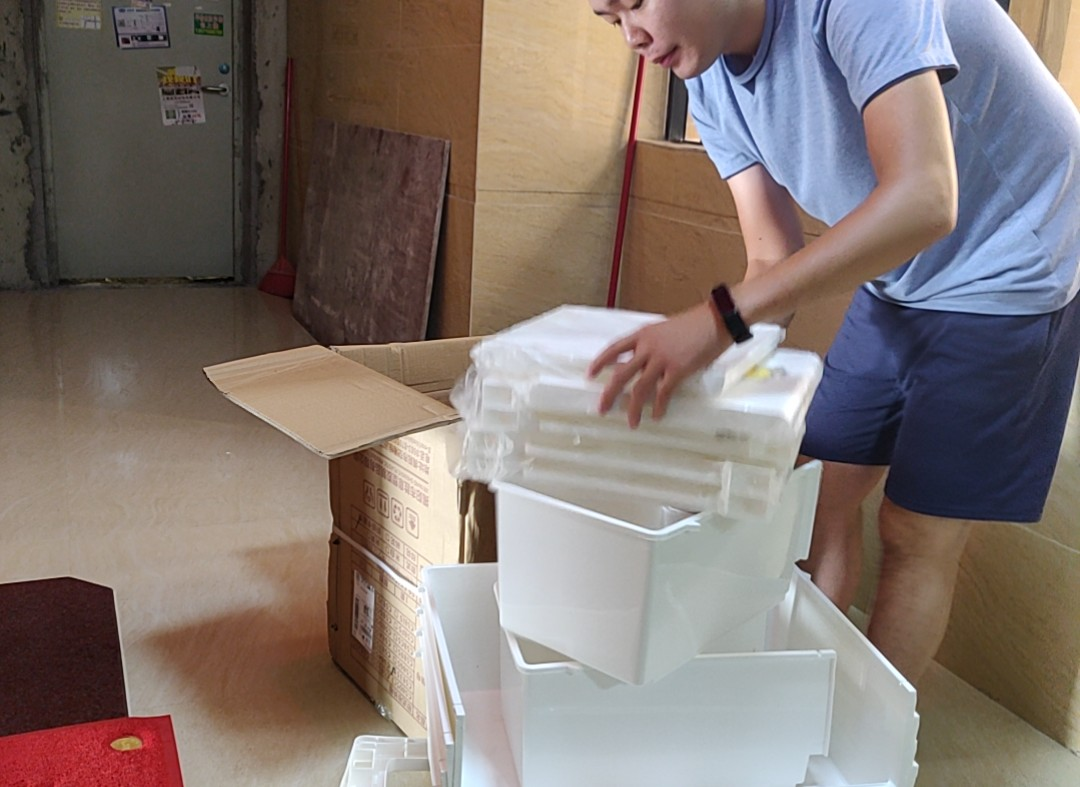
#> input picture Camera/mmexport1598752231304.jpg, 1080 x 787 px; its folder holds 4 pictures in this run
$ python time_lapse.py
#> lines starting #> are read from the running program, lines starting #| are printed output that depends on the picture; after the words box and inside, x2 and y2 are one past the last pixel; in counts of white or black regions, pixels touching at a corner belong together
# @author: 公众账号：小鹏同学
import time
import os
import cv2


def sort_file_by_time(file_path):
    # 文件排序
    #./Camera/mmexport1598752339323.jpg
    files = os.listdir(file_path)
    if not files:
        return
    else:
        files = sorted(files, key=lambda x: os.path.getmtime(
            os.path.join(file_path, x)))  # 格式解释:对files进行排序.x是files的元素,:后面的是排序的依据.   x只是文件名,所以要带上join.
        return files


def jpg_avi():
    # 图片转换为视频
    # 保存视频的FPS，可以适当调整
    fps = 24

    # 可以用(*'DVIX')或(*'X264'),如果都不行先装ffmepg: sudo apt-get install ffmepg
    fourcc = cv2.VideoWriter_fourcc(*'MJPG')

    # myVideoName.avi是要生成的视频名称
    saveVideoName = 'myVideoName.mp4'

    # (256,341)是图片尺寸，与图片尺寸不符合会报错
    frameSize = (1080, 787)

    # videoWriter = cv2.VideoWriter(saveVideoName='myvideoname.avi',
    # fourcc=cv2.VideoWriter_fourcc(*'MJPG'), fps=1, frameSize=(256,341)))
    videoWriter = cv2.VideoWriter(saveVideoName, fourcc, fps, frameSize)

    my_sort_files = sort_file_by_time("./add_text/")
    for i in range(len(my_sort_files)):
        img = cv2.imread("./add_text/%s" % str(my_sort_files[i]), -1)
        print('生成视频帧： ' + str(my_sort_files[i]))
        videoWriter.write(img)
    # [4 lines of commented-out code are left out]
    videoWriter.release()


def add_text():
    # 给图片的左下角添加时间文字
    my_sort_files = sort_file_by_time("./Camera/")
    for i in range(len(my_sort_files)):

        my_old_name = './Camera/' + str(my_sort_files[i])
        print('add text : ' + my_old_name)
        # my_new_name = './sun/' + str(i + 1) + ".jpg"
        # os.rename(my_old_name, my_new_name)
        # 加载背景图片

        # 显示图片
        # cv2.imshow("add_text", bk_img)
        # cv2.waitKey()
        # 保存图片
        # cv2.imwrite("./add_text/" + my_old_name[13:24] + '' + my_old_name[24:26] + '' + my_old_name[26:], bk_img)
        # 如果是时间戳./Camera/mmexport1598752339323.jpg
        timestamp = my_old_name[17:-7] # 1598752187266转int时太大，需要截掉末尾3位 所以是-7

        # [6 lines of commented-out code are left out]
        time_local = time.localtime(int(timestamp))
        #转换成新的时间格式(2016-05-05 20:28:54)
        dt = time.strftime(r"%Y-%m-%d %H:%M:%S",time_local)
        my_str_dt = str(dt)
        my_str_dt = my_str_dt.replace(' ', '___')
        my_str_dt = my_str_dt.replace(':', '_')

        bk_img = cv2.imread(my_old_name)# 读取图片的路径加名字
#> bk_img is the input picture: shape (787, 1080, 3); mean B, G, R 112.4, 117.5, 129.6
        # 在图片上添加文字信息
        cv2.putText(bk_img, my_str_dt, (50, 760), cv2.FONT_HERSHEY_SIMPLEX,
                    1, (255, 255, 255), 1, cv2.LINE_AA)
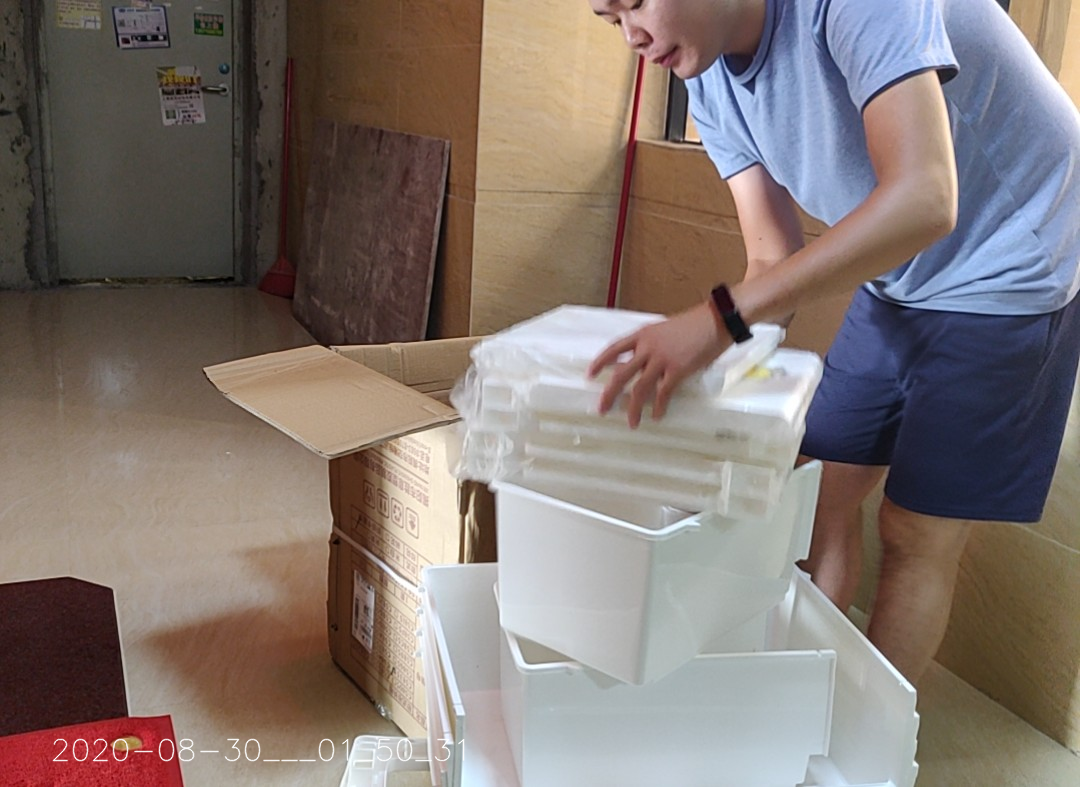
#> bk_img: shape (787, 1080, 3); 0.28% of pixels changed, all inside (x1, y1, x2, y2) = (52, 738, 465, 762)
        cv2.imwrite("./add_text/" + str(my_str_dt) + '.jpg', bk_img)
        print(dt)
#> pass 2 of the loop in add_text, `for i in range(len(my_sort_files)):`:
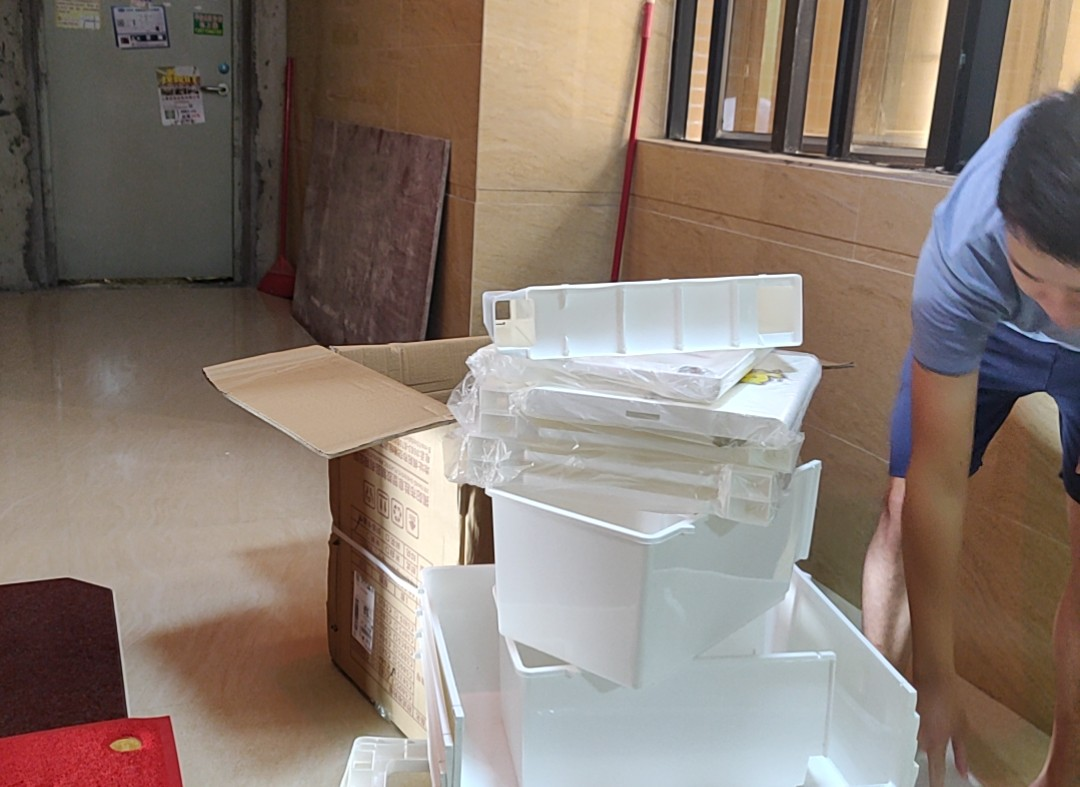
#> input picture Camera/mmexport1598752239250.jpg, 1080 x 787 px
#> in add_text, bk_img is the input picture: shape (787, 1080, 3); mean B, G, R 112.1, 121.3, 135.3
#> in add_text, `cv2.putText(bk_img, my_str_dt, (50, 760), cv2.FONT_HERSHEY_SIMPLEX, 1,..`:
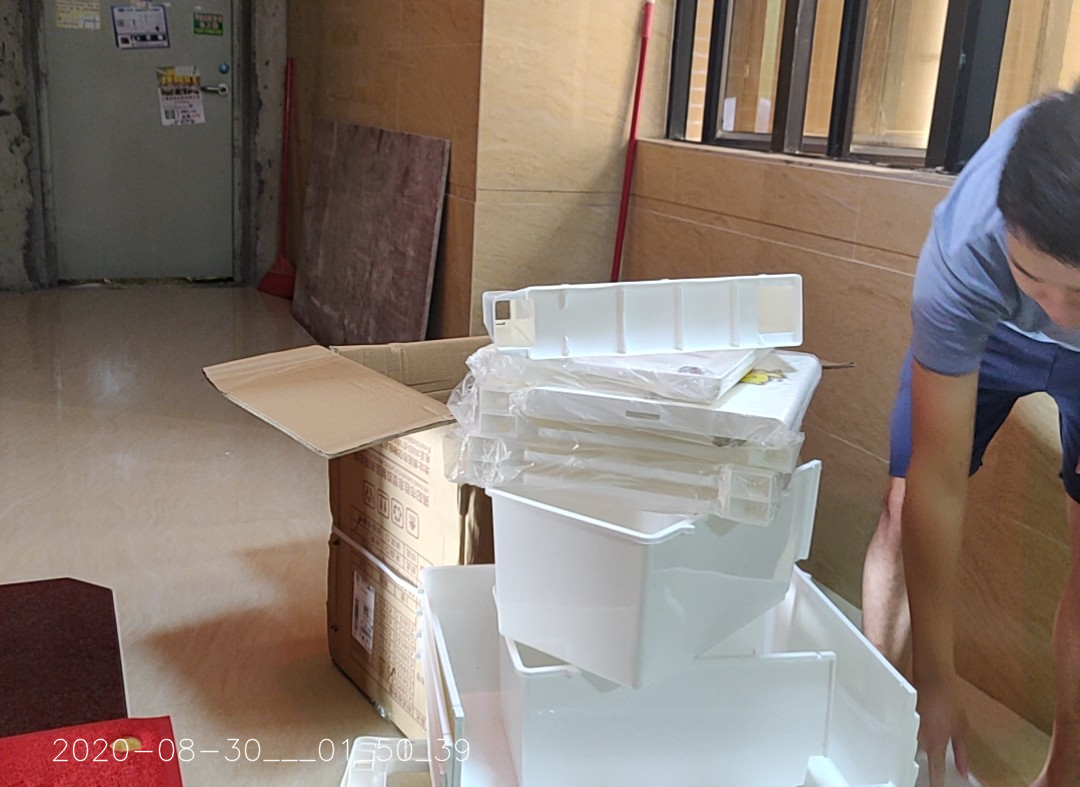
#> bk_img: shape (787, 1080, 3); 0.29% of pixels changed, all inside (x1, y1, x2, y2) = (52, 738, 470, 762)
#> pass 3 of the loop in add_text, `for i in range(len(my_sort_files)):`:
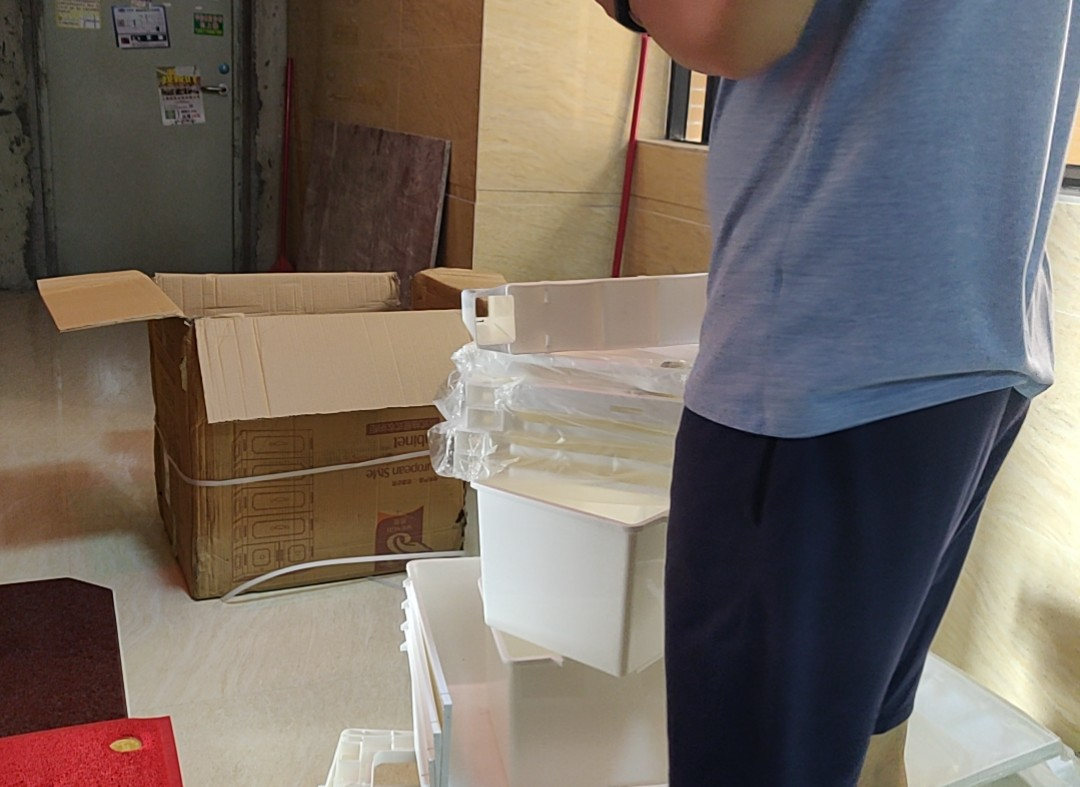
#> input picture Camera/mmexport1598752293282.jpg, 1080 x 787 px
#> in add_text, bk_img is the input picture: shape (787, 1080, 3); mean B, G, R 99.2, 106.7, 116.3
#> in add_text, `cv2.putText(bk_img, my_str_dt, (50, 760), cv2.FONT_HERSHEY_SIMPLEX, 1,..`:
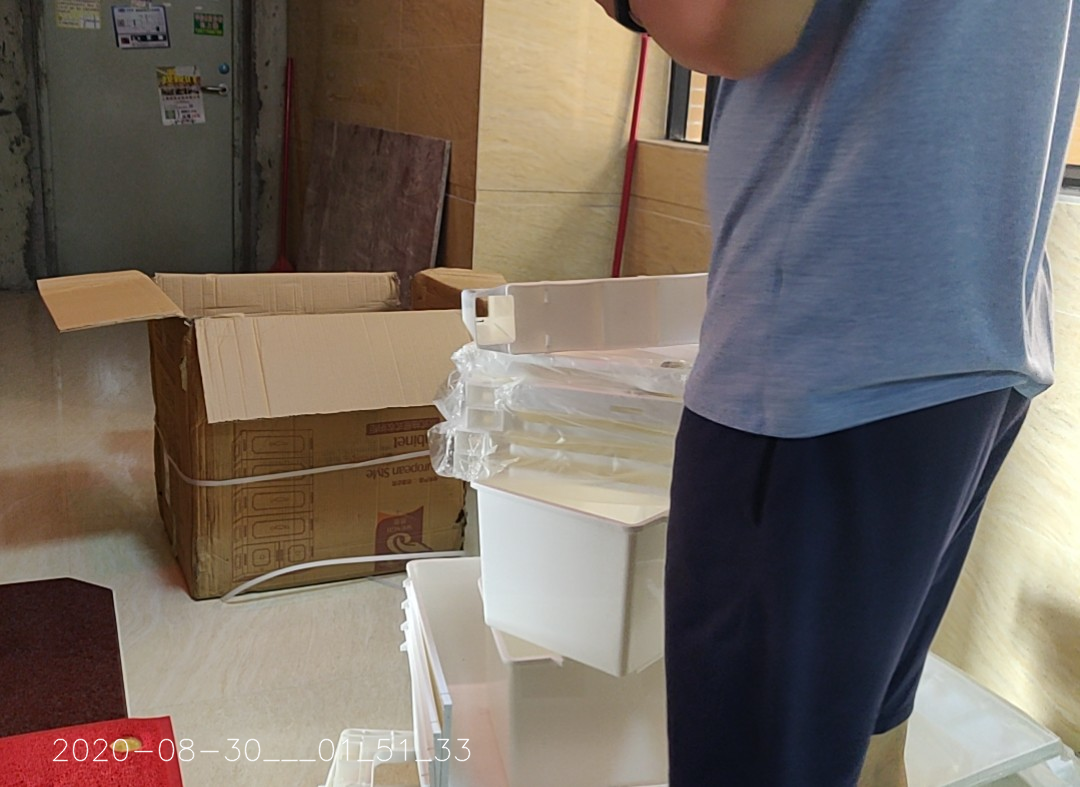
#> bk_img: shape (787, 1080, 3); 0.28% of pixels changed, all inside (x1, y1, x2, y2) = (52, 738, 471, 762)
#> the loop made 4 passes; the first 3 are shown


if __name__ == '__main__':
    add_text()
    jpg_avi()
#> in jpg_avi, `fps = 24`: fps = 24
#> (the run stopped early here; a loop or call above may not have finished)
